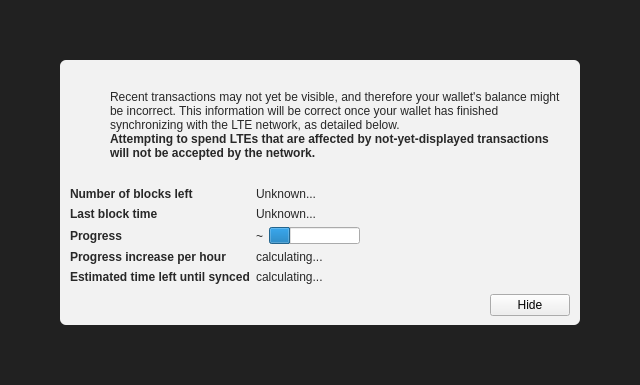
<?xml version="1.0" encoding="UTF-8"?>
<ui version="4.0">
 <class>ModalOverlay</class>
 <widget class="ModalOverlay" name="ModalOverlay">
  <property name="geometry">
   <rect>
    <x>0</x>
    <y>0</y>
    <width>640</width>
    <height>385</height>
   </rect>
  </property>
  <property name="windowTitle">
   <string>Form</string>
  </property>
  <layout class="QVBoxLayout" name="verticalLayout" stretch="0">
   <property name="sizeConstraint">
    <enum>QLayout::SetDefaultConstraint</enum>
   </property>
   <property name="leftMargin">
    <number>0</number>
   </property>
   <property name="topMargin">
    <number>0</number>
   </property>
   <property name="rightMargin">
    <number>0</number>
   </property>
   <property name="bottomMargin">
    <number>0</number>
   </property>
   <item>
    <widget class="QWidget" name="bgWidget" native="true">
     <property name="styleSheet">
      <string notr="true">#bgWidget { background: rgba(0,0,0,220); }</string>
     </property>
     <layout class="QVBoxLayout" name="verticalLayoutMain" stretch="1">
      <property name="leftMargin">
       <number>60</number>
      </property>
      <property name="topMargin">
       <number>60</number>
      </property>
      <property name="rightMargin">
       <number>60</number>
      </property>
      <property name="bottomMargin">
       <number>60</number>
      </property>
      <item>
       <widget class="QWidget" name="contentWidget" native="true">
        <property name="styleSheet">
         <string notr="true">#contentWidget { background: rgba(255,255,255,240); border-radius: 6px; }

QLabel { color: rgb(40,40,40);  }</string>
        </property>
        <layout class="QVBoxLayout" name="verticalLayoutSub" stretch="1,0,0,0">
         <property name="spacing">
          <number>0</number>
         </property>
         <property name="leftMargin">
          <number>10</number>
         </property>
         <property name="topMargin">
          <number>10</number>
         </property>
         <property name="rightMargin">
          <number>10</number>
         </property>
         <property name="bottomMargin">
          <number>10</number>
         </property>
         <item>
          <layout class="QHBoxLayout" name="horizontalLayoutIconText" stretch="0,1">
           <property name="topMargin">
            <number>20</number>
           </property>
           <item>
            <layout class="QVBoxLayout" name="verticalLayoutIcon">
             <property name="leftMargin">
              <number>0</number>
             </property>
             <item>
              <widget class="QPushButton" name="warningIcon">
               <property name="enabled">
                <bool>false</bool>
               </property>
               <property name="text">
                <string/>
               </property>
               <property name="icon">
                <iconset>
                 <normaloff>:/icons/warning</normaloff>
                 <disabledoff>:/icons/warning</disabledoff>:/icons/warning</iconset>
               </property>
               <property name="iconSize">
                <size>
                 <width>48</width>
                 <height>48</height>
                </size>
               </property>
               <property name="flat">
                <bool>true</bool>
               </property>
              </widget>
             </item>
             <item>
              <spacer name="verticalSpacerWarningIcon">
               <property name="orientation">
                <enum>Qt::Vertical</enum>
               </property>
               <property name="sizeHint" stdset="0">
                <size>
                 <width>20</width>
                 <height>40</height>
                </size>
               </property>
              </spacer>
             </item>
            </layout>
           </item>
           <item>
            <layout class="QVBoxLayout" name="verticalLayoutInfoText">
             <property name="leftMargin">
              <number>0</number>
             </property>
             <property name="topMargin">
              <number>0</number>
             </property>
             <item>
              <widget class="QLabel" name="infoText">
               <property name="text">
                <string>Recent transactions may not yet be visible, and therefore your wallet's balance might be incorrect. This information will be correct once your wallet has finished synchronizing with the LTE network, as detailed below.</string>
               </property>
               <property name="textFormat">
                <enum>Qt::RichText</enum>
               </property>
               <property name="wordWrap">
                <bool>true</bool>
               </property>
              </widget>
             </item>
             <item>
              <widget class="QLabel" name="infoTextStrong">
               <property name="font">
                <font>
                 <weight>75</weight>
                 <bold>true</bold>
                </font>
               </property>
               <property name="text">
                <string>Attempting to spend LTEs that are affected by not-yet-displayed transactions will not be accepted by the network.</string>
               </property>
               <property name="textFormat">
                <enum>Qt::RichText</enum>
               </property>
               <property name="wordWrap">
                <bool>true</bool>
               </property>
              </widget>
             </item>
             <item>
              <spacer name="verticalSpacerInTextSpace">
               <property name="orientation">
                <enum>Qt::Vertical</enum>
               </property>
               <property name="sizeHint" stdset="0">
                <size>
                 <width>20</width>
                 <height>40</height>
                </size>
               </property>
              </spacer>
             </item>
            </layout>
           </item>
          </layout>
         </item>
         <item>
          <spacer name="verticalSpacerAfterText">
           <property name="orientation">
            <enum>Qt::Vertical</enum>
           </property>
           <property name="sizeHint" stdset="0">
            <size>
             <width>20</width>
             <height>40</height>
            </size>
           </property>
          </spacer>
         </item>
         <item>
          <layout class="QFormLayout" name="formLayout">
           <property name="fieldGrowthPolicy">
            <enum>QFormLayout::FieldsStayAtSizeHint</enum>
           </property>
           <property name="horizontalSpacing">
            <number>6</number>
           </property>
           <property name="verticalSpacing">
            <number>6</number>
           </property>
           <property name="topMargin">
            <number>10</number>
           </property>
           <item row="0" column="0">
            <widget class="QLabel" name="labelNumberOfBlocksLeft">
             <property name="font">
              <font>
               <weight>75</weight>
               <bold>true</bold>
              </font>
             </property>
             <property name="text">
              <string>Number of blocks left</string>
             </property>
            </widget>
           </item>
           <item row="0" column="1">
            <widget class="QLabel" name="numberOfBlocksLeft">
             <property name="text">
              <string>Unknown...</string>
             </property>
            </widget>
           </item>
           <item row="1" column="0">
            <widget class="QLabel" name="labelLastBlockTime">
             <property name="font">
              <font>
               <weight>75</weight>
               <bold>true</bold>
              </font>
             </property>
             <property name="text">
              <string>Last block time</string>
             </property>
            </widget>
           </item>
           <item row="1" column="1">
            <widget class="QLabel" name="newestBlockDate">
             <property name="sizePolicy">
              <sizepolicy hsizetype="Maximum" vsizetype="Preferred">
               <horstretch>0</horstretch>
               <verstretch>0</verstretch>
              </sizepolicy>
             </property>
             <property name="text">
              <string>Unknown...</string>
             </property>
            </widget>
           </item>
           <item row="2" column="0">
            <widget class="QLabel" name="labelSyncDone">
             <property name="font">
              <font>
               <weight>75</weight>
               <bold>true</bold>
              </font>
             </property>
             <property name="text">
              <string>Progress</string>
             </property>
            </widget>
           </item>
           <item row="2" column="1">
            <layout class="QHBoxLayout" name="horizontalLayoutSync" stretch="0,1">
             <item>
              <widget class="QLabel" name="percentageProgress">
               <property name="text">
                <string notr="true">~</string>
               </property>
              </widget>
             </item>
             <item>
              <widget class="QProgressBar" name="progressBar">
               <property name="value">
                <number>24</number>
               </property>
               <property name="format">
                <string/>
               </property>
              </widget>
             </item>
            </layout>
           </item>
           <item row="4" column="0">
            <widget class="QLabel" name="labelProgressIncrease">
             <property name="font">
              <font>
               <weight>75</weight>
               <bold>true</bold>
              </font>
             </property>
             <property name="text">
              <string>Progress increase per hour</string>
             </property>
            </widget>
           </item>
           <item row="4" column="1">
            <widget class="QLabel" name="progressIncreasePerH">
             <property name="text">
              <string>calculating...</string>
             </property>
            </widget>
           </item>
           <item row="5" column="0">
            <widget class="QLabel" name="labelEstimatedTimeLeft">
             <property name="font">
              <font>
               <weight>75</weight>
               <bold>true</bold>
              </font>
             </property>
             <property name="text">
              <string>Estimated time left until synced</string>
             </property>
            </widget>
           </item>
           <item row="5" column="1">
            <widget class="QLabel" name="expectedTimeLeft">
             <property name="text">
              <string>calculating...</string>
             </property>
            </widget>
           </item>
          </layout>
         </item>
         <item>
          <layout class="QHBoxLayout" name="horizontalLayoutButtons">
           <property name="leftMargin">
            <number>10</number>
           </property>
           <property name="topMargin">
            <number>10</number>
           </property>
           <item>
            <spacer name="horizontalSpacer">
             <property name="orientation">
              <enum>Qt::Horizontal</enum>
             </property>
             <property name="sizeHint" stdset="0">
              <size>
               <width>40</width>
               <height>20</height>
              </size>
             </property>
            </spacer>
           </item>
           <item>
            <widget class="QPushButton" name="closeButton">
             <property name="text">
              <string>Hide</string>
             </property>
            </widget>
           </item>
          </layout>
         </item>
        </layout>
       </widget>
      </item>
     </layout>
    </widget>
   </item>
  </layout>
 </widget>
 <customwidgets>
  <customwidget>
   <class>ModalOverlay</class>
   <extends>QWidget</extends>
   <header>modaloverlay.h</header>
   <container>1</container>
  </customwidget>
 </customwidgets>
 <resources/>
 <connections/>
</ui>
